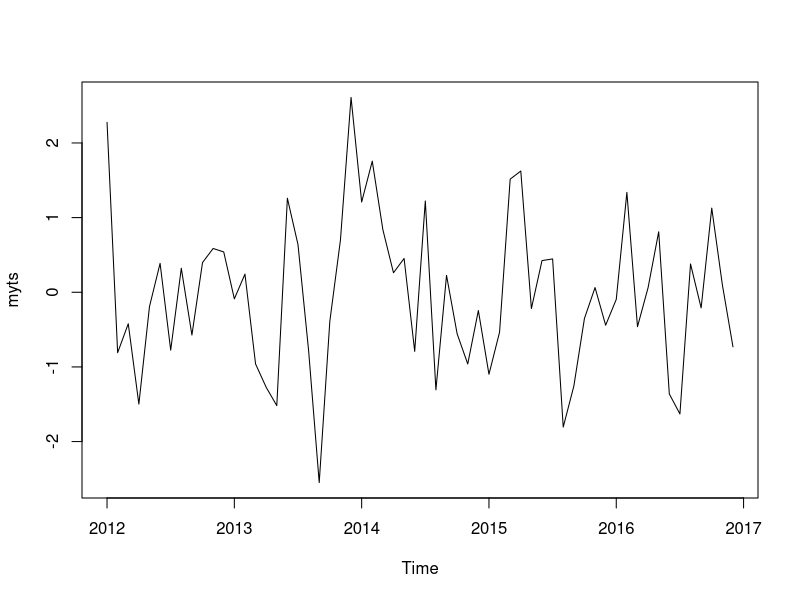

R code for this plot:

install.packages("forecast")
install.packages("ggplot2")
install.packages("urca")
install.packages("lmtest")
install.packages("seasonal")
install.packages("seasonalview")


myts = rnorm(60)
myts = ts(myts,start = c(2012,1), end=c(2016,12), frequency=12)
plot(myts)




